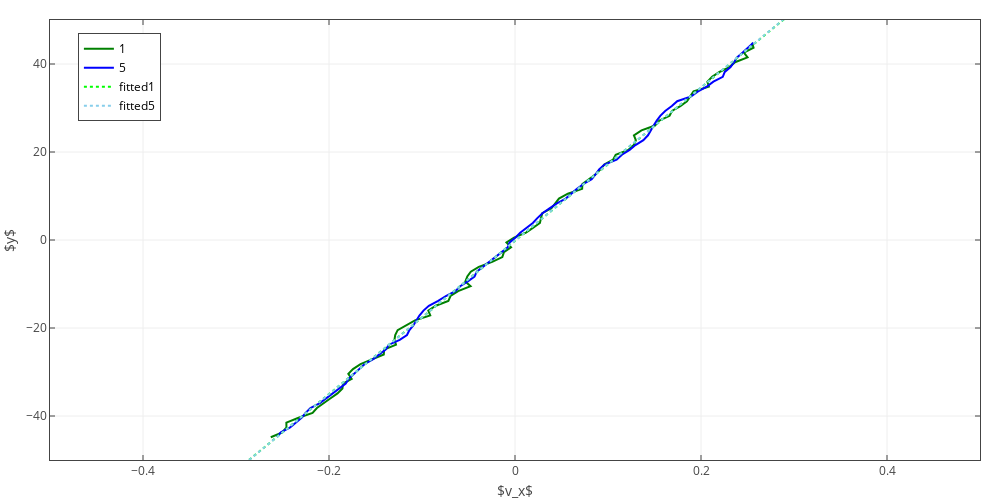

Notebook code for this chart:
### Code cell
fig = go.Figure(data=mydata[2], layout=layout)
# py.iplot(fig, filename='RMSDX')
iplot(fig)
# pio.write_image(fig, 'rmsdx1.png', format='png', scale=5)
# print("Done saving image!")
